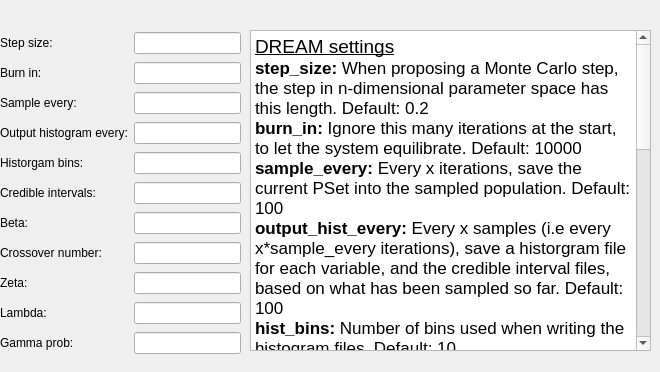
         <widget class="QWidget" name="page_8">
          <widget class="QWidget" name="gridLayoutWidget_8">
           <property name="geometry">
            <rect>
             <x>0</x>
             <y>30</y>
             <width>241</width>
             <height>333</height>
            </rect>
           </property>
           <layout class="QGridLayout" name="dream_layout">
            <item row="6" column="0">
             <widget class="QLabel" name="label_36">
              <property name="text">
               <string>Beta:</string>
              </property>
             </widget>
            </item>
            <item row="0" column="0">
             <widget class="QLabel" name="step_sizelabel_7">
              <property name="text">
               <string>Step size:</string>
              </property>
             </widget>
            </item>
            <item row="8" column="1">
             <widget class="QLineEdit" name="zeta">
              <property name="text">
               <string/>
              </property>
             </widget>
            </item>
            <item row="7" column="0">
             <widget class="QLabel" name="sample_everylabel_7">
              <property name="text">
               <string>Crossover number:</string>
              </property>
             </widget>
            </item>
            <item row="8" column="0">
             <widget class="QLabel" name="histlabel_8">
              <property name="text">
               <string>Zeta:</string>
              </property>
             </widget>
            </item>
            <item row="1" column="1">
             <widget class="QLineEdit" name="burn_in4">
              <property name="text">
               <string/>
              </property>
             </widget>
            </item>
            <item row="1" column="0">
             <widget class="QLabel" name="itelabel_7">
              <property name="text">
               <string>Burn in:</string>
              </property>
             </widget>
            </item>
            <item row="9" column="1">
             <widget class="QLineEdit" name="lambda1"/>
            </item>
            <item row="6" column="1">
             <widget class="QLineEdit" name="beta4"/>
            </item>
            <item row="9" column="0">
             <widget class="QLabel" name="label_21">
              <property name="text">
               <string>Lambda:</string>
              </property>
             </widget>
            </item>
            <item row="5" column="1">
             <widget class="QLineEdit" name="credible_intervals4">
              <property name="text">
               <string/>
              </property>
             </widget>
            </item>
            <item row="2" column="0">
             <widget class="QLabel" name="sample_everylabel_8">
              <property name="text">
               <string>Sample every:</string>
              </property>
             </widget>
            </item>
            <item row="4" column="0">
             <widget class="QLabel" name="histbinlabel_6">
              <property name="text">
               <string>Historgam bins:</string>
              </property>
             </widget>
            </item>
            <item row="2" column="1">
             <widget class="QLineEdit" name="sample_every4">
              <property name="text">
               <string/>
              </property>
             </widget>
            </item>
            <item row="5" column="0">
             <widget class="QLabel" name="cintlabel_6">
              <property name="text">
               <string>Credible intervals:</string>
              </property>
             </widget>
            </item>
            <item row="0" column="1">
             <widget class="QLineEdit" name="step_size4">
              <property name="text">
               <string/>
              </property>
             </widget>
            </item>
            <item row="3" column="0">
             <widget class="QLabel" name="histlabel_7">
              <property name="text">
               <string>Output histogram every:</string>
              </property>
             </widget>
            </item>
            <item row="4" column="1">
             <widget class="QLineEdit" name="hist_bins4">
              <property name="text">
               <string/>
              </property>
             </widget>
            </item>
            <item row="7" column="1">
             <widget class="QLineEdit" name="crossover_number">
              <property name="text">
               <string/>
              </property>
             </widget>
            </item>
            <item row="3" column="1">
             <widget class="QLineEdit" name="output_hist_every4">
              <property name="text">
               <string/>
              </property>
             </widget>
            </item>
            <item row="10" column="0">
             <widget class="QLabel" name="label_22">
              <property name="text">
               <string>Gamma prob:</string>
              </property>
             </widget>
            </item>
            <item row="10" column="1">
             <widget class="QLineEdit" name="gamma_prob"/>
            </item>
           </layout>
          </widget>
          <widget class="QTextEdit" name="textEdit_9">
           <property name="geometry">
            <rect>
             <x>250</x>
             <y>30</y>
             <width>401</width>
             <height>321</height>
            </rect>
           </property>
           <property name="html">
            <string>&lt;!DOCTYPE HTML PUBLIC &quot;-//W3C//DTD HTML 4.0//EN&quot; &quot;http://www.w3.org/TR/REC-html40/strict.dtd&quot;&gt;
&lt;html&gt;&lt;head&gt;&lt;meta name=&quot;qrichtext&quot; content=&quot;1&quot; /&gt;&lt;style type=&quot;text/css&quot;&gt;
p, li { white-space: pre-wrap; }
&lt;/style&gt;&lt;/head&gt;&lt;body style=&quot; font-family:'.SF NS Text'; font-size:13pt; font-weight:400; font-style:normal;&quot;&gt;
&lt;p style=&quot; margin-top:0px; margin-bottom:0px; margin-left:0px; margin-right:0px; -qt-block-indent:0; text-indent:0px;&quot;&gt;&lt;span style=&quot; font-size:14pt; text-decoration: underline;&quot;&gt;DREAM settings&lt;/span&gt;&lt;/p&gt;
&lt;p style=&quot; margin-top:0px; margin-bottom:0px; margin-left:0px; margin-right:0px; -qt-block-indent:0; text-indent:0px;&quot;&gt;&lt;span style=&quot; font-weight:600;&quot;&gt;step_size:&lt;/span&gt; When proposing a Monte Carlo step, the step in n-dimensional parameter space has this length. Default: 0.2&lt;/p&gt;
&lt;p style=&quot; margin-top:0px; margin-bottom:0px; margin-left:0px; margin-right:0px; -qt-block-indent:0; text-indent:0px;&quot;&gt;&lt;span style=&quot; font-weight:600;&quot;&gt;burn_in:&lt;/span&gt; Ignore this many iterations at the start, to let the system equilibrate. Default: 10000&lt;/p&gt;
&lt;p style=&quot; margin-top:0px; margin-bottom:0px; margin-left:0px; margin-right:0px; -qt-block-indent:0; text-indent:0px;&quot;&gt;&lt;span style=&quot; font-weight:600;&quot;&gt;sample_every:&lt;/span&gt; Every x iterations, save the current PSet into the sampled population. Default: 100&lt;/p&gt;
&lt;p style=&quot; margin-top:0px; margin-bottom:0px; margin-left:0px; margin-right:0px; -qt-block-indent:0; text-indent:0px;&quot;&gt;&lt;span style=&quot; font-weight:600;&quot;&gt;output_hist_every:&lt;/span&gt; Every x samples (i.e every x*sample_every iterations), save a historgram file for each variable, and the credible interval files, based on what has been sampled so far. Default: 100&lt;/p&gt;
&lt;p style=&quot; margin-top:0px; margin-bottom:0px; margin-left:0px; margin-right:0px; -qt-block-indent:0; text-indent:0px;&quot;&gt;&lt;span style=&quot; font-weight:600;&quot;&gt;hist_bins:&lt;/span&gt; Number of bins used when writing the histogram files. Default: 10&lt;/p&gt;
&lt;p style=&quot; margin-top:0px; margin-bottom:0px; margin-left:0px; margin-right:0px; -qt-block-indent:0; text-indent:0px;&quot;&gt;credible_intervals: Specify one or more numbers here. For each n, algorithm will save a file giving bounds for each variable such that in n% of the samples the variable lies within the bounds.  Default: 68 95&lt;/p&gt;
&lt;p style=&quot; margin-top:0px; margin-bottom:0px; margin-left:0px; margin-right:0px; -qt-block-indent:0; text-indent:0px;&quot;&gt;&lt;span style=&quot; font-weight:600;&quot;&gt;beta:&lt;/span&gt; 1 over the starting &amp;quot;temperature&amp;quot; for all replicates. This value increases (i.e., temperature decreases) over the course of the run.&lt;/p&gt;
&lt;p style=&quot; margin-top:0px; margin-bottom:0px; margin-left:0px; margin-right:0px; -qt-block-indent:0; text-indent:0px;&quot;&gt;&lt;span style=&quot; font-weight:600;&quot;&gt;step_size:&lt;/span&gt; As in Bayesian settings, but here it can be set to 'auto'&lt;/p&gt;
&lt;p style=&quot; margin-top:0px; margin-bottom:0px; margin-left:0px; margin-right:0px; -qt-block-indent:0; text-indent:0px;&quot;&gt;&lt;span style=&quot; font-weight:600;&quot;&gt;crossover_number:&lt;/span&gt; The number of distinct crossover probabilities for performing Gibbs sampling on the parameter set.  Random numbers are generated for each parameter and if they are less than the sampled crossover probability, then a new value is calculated in the updated PSet (default: 3)&lt;/p&gt;
&lt;p style=&quot; margin-top:0px; margin-bottom:0px; margin-left:0px; margin-right:0px; -qt-block-indent:0; text-indent:0px;&quot;&gt;&lt;span style=&quot; font-weight:600;&quot;&gt;zeta:&lt;/span&gt; A (very) small number for perturbing the calculated update for a particular parameter (applies to all parameters).  Default: 1e-6&lt;/p&gt;
&lt;p style=&quot; margin-top:0px; margin-bottom:0px; margin-left:0px; margin-right:0px; -qt-block-indent:0; text-indent:0px;&quot;&gt;&lt;span style=&quot; font-weight:600;&quot;&gt;lambda:&lt;/span&gt; Another small number for perturbing parameters selected by the crossover procedure.  Default: 0.1&lt;/p&gt;
&lt;p style=&quot; margin-top:0px; margin-bottom:0px; margin-left:0px; margin-right:0px; -qt-block-indent:0; text-indent:0px;&quot;&gt;&lt;span style=&quot; font-weight:600;&quot;&gt;gamma_prob:&lt;/span&gt; A probability that determines how often a jump in parameter space is assigned a value of 1 instead of step_size.  Helps with jumping to the mode of the distribution.  Default: 0.1&lt;/p&gt;&lt;/body&gt;&lt;/html&gt;</string>
           </property>
           <property name="textInteractionFlags">
            <set>Qt::TextSelectableByKeyboard|Qt::TextSelectableByMouse</set>
           </property>
          </widget>
         </widget>
